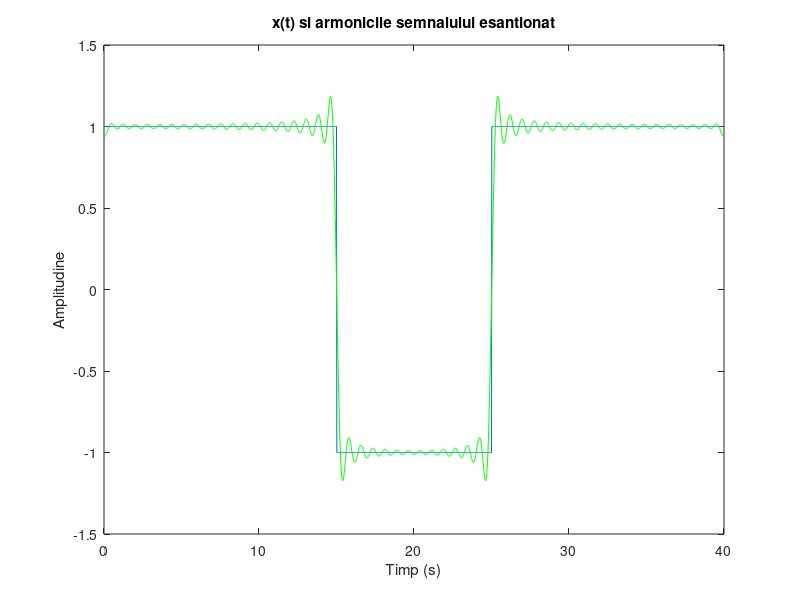
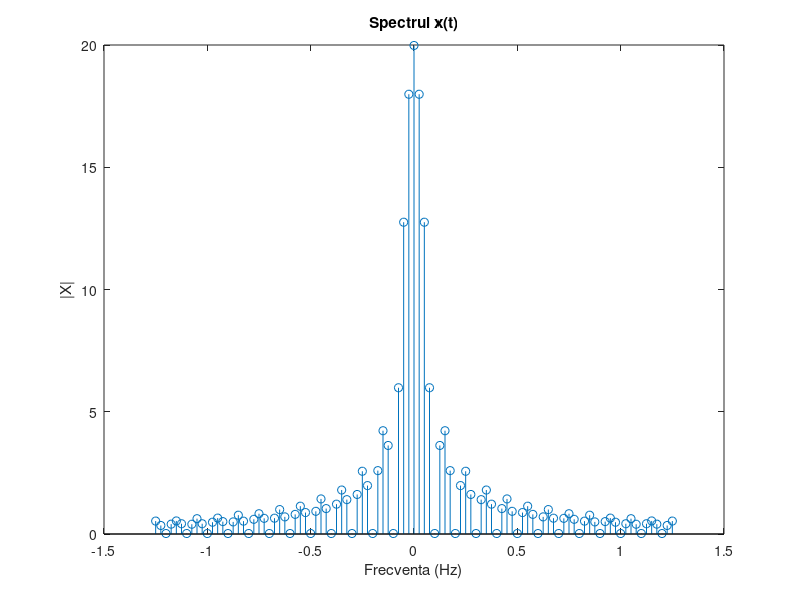

Here is the MATLAB script that generated these plots, in order:
%Tema 2 - Semnale si Programare - numarul din lista = 15, deci vom avea
% un semnal dreptugnhiular cu perioada 40 si N = 50 si durata = 15.

D=15;
N=50;
P=40;
F=1/P;
t=0:0.02:P-0.02; %teorema esantionarii
w0=2*pi*F;

%generez un vector cu zerouri:
x = zeros(1,size(t,2));

%construirea vectorului
x(t<=D)=1;
x(t>D)=-1;
x(t>P-D)=1;

% determinare coeficienti
for k = -N:N
    xt = x;
    xt = xt.*exp(-j*k*w0*t);
    X(k+51) = trapz(t,xt); 
end

%reconstruirea semnalului dat

x_nounout(1:length(t)) = 0; 

for const = 1:length(t);
for k = -N:N
x_nounout(const) = x_nounout(const) + (1/P)*X(k+N+1)*exp(j*k*w0*t(const));
end
end % semnalul dat cu coeficientii seriei

figure(1);
plot(t,x); % afisez mai intai x(t)

title('x(t) si armonicile semnalului esantionat');
hold on

plot(t,x_nounout,'g'); 

xlabel('Timp (s)');
ylabel('Amplitudine');


frecventa = -N*F:F:N*F; % vectorul de frecvente 
figure(2);
stem(frecventa,abs(X)); 
title('Spectrul x(t)');
xlabel('Frecventa (Hz)');
ylabel('|X|');

% Am folosit informatiile din curs despre seriile Fourier ca sume infinite de sinusuri si
% cosinusuri pentru SFT, armonici pentru SFA si exponentiale pentru SFE. Aceste sume pot 
% fi aproximate prin esantionare, pentru a putea fi mai  usor de analizat si fara a produce 
% prea mari erori. Asadar, am reconstruit semnalul cu ajutorul formulelor de la Semnale si
%Sisteme.
